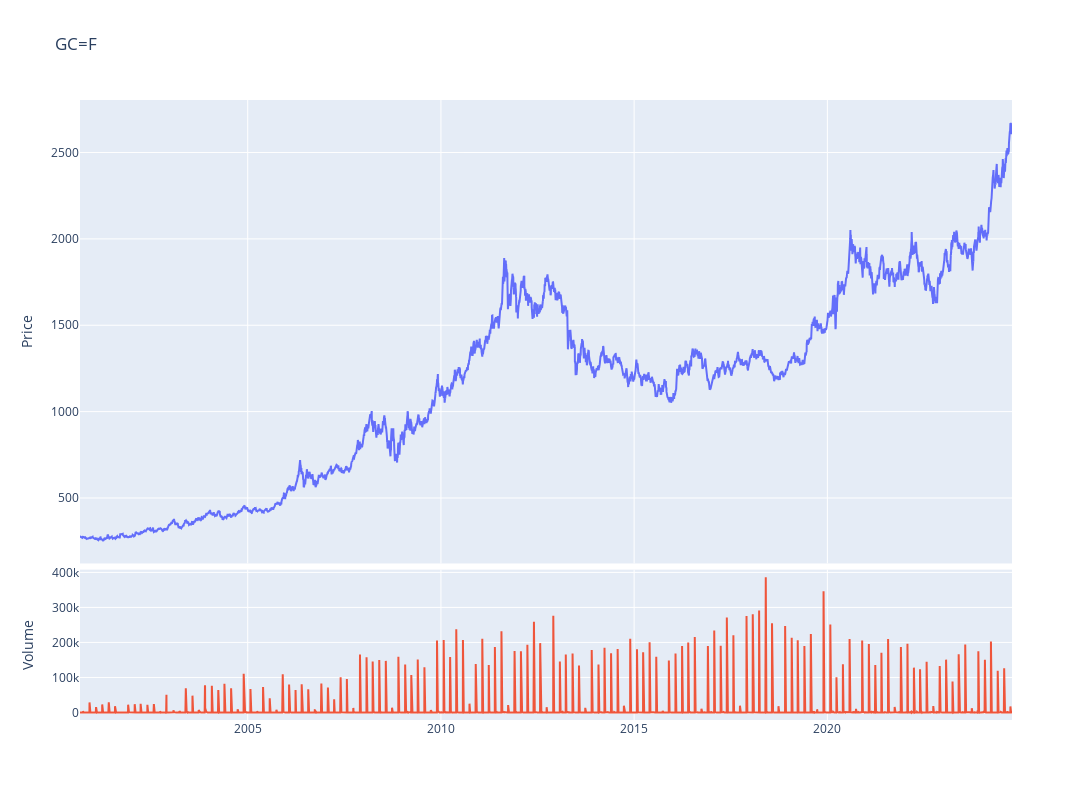

The cell this chart's notebook holds for it:
### Code cell
fig = make_subplots(rows=4, cols=1,shared_xaxes=True,vertical_spacing=0.01,specs=[[{'rowspan':3,'colspan':1}],[None],[None],[{'rowspan':1,'colspan':1}]])

# Graph (1,1)
fig.add_trace(go.Scatter(x=stock_ticker.index,y=stock_ticker['Adj Close'],mode="lines",name=f"{ticker}"),row=1, col=1)
# Update xaxis properties
fig.update_yaxes(title_text="Price", row=1, col=1)

# Graph (4,1)
fig.add_trace(go.Scatter(x=stock_ticker.index,y=stock_ticker['Volume'],mode="lines",name='Volume'),row=4, col=1)
fig.update_yaxes(title_text="Volume", row=4, col=1)

fig.update_layout(height=800, width=1300,showlegend=False,title=f"{ticker}")

fig.show()

### Figure 1 — Plotly figure (JSON) as saved in the notebook; plotly's stock layout.template omitted (floating-point values rounded to 4 significant figures; data arrays with more than 128 entries replaced by an {"elided": "..."} marker saying what was removed)
{"data": [{"mode": "lines", "name": "GC=F", "type": "scatter", "x": {"elided": "6051 str values"}, "xaxis": "x", "y": {"elided": "6051 float values"}, "yaxis": "y"}, {"mode": "lines", "name": "Volume", "type": "scatter", "x": {"elided": "6051 str values"}, "xaxis": "x2", "y": {"elided": "6051 int values"}, "yaxis": "y2"}], "layout": {"height": 800, "showlegend": false, "title": {"text": "GC=F"}, "width": 1300, "xaxis": {"anchor": "y", "domain": [0, 1], "matches": "x2", "showticklabels": false}, "xaxis2": {"anchor": "y2", "domain": [0, 1]}, "yaxis": {"anchor": "x", "domain": [0.2525, 1], "title": {"text": "Price"}}, "yaxis2": {"anchor": "x2", "domain": [0, 0.2425], "title": {"text": "Volume"}}}}
